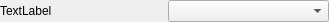
<?xml version="1.0" encoding="UTF-8"?>
<ui version="4.0">
 <class>EnumVal</class>
 <widget class="QWidget" name="EnumVal">
  <property name="geometry">
   <rect>
    <x>0</x>
    <y>0</y>
    <width>329</width>
    <height>22</height>
   </rect>
  </property>
  <property name="sizePolicy">
   <sizepolicy hsizetype="Preferred" vsizetype="MinimumExpanding">
    <horstretch>0</horstretch>
    <verstretch>0</verstretch>
   </sizepolicy>
  </property>
  <property name="windowTitle">
   <string notr="true">Form</string>
  </property>
  <layout class="QHBoxLayout" name="horizontalLayout">
   <property name="leftMargin">
    <number>0</number>
   </property>
   <property name="topMargin">
    <number>0</number>
   </property>
   <property name="rightMargin">
    <number>0</number>
   </property>
   <property name="bottomMargin">
    <number>0</number>
   </property>
   <item>
    <widget class="QLabel" name="valLabel">
     <property name="sizePolicy">
      <sizepolicy hsizetype="Preferred" vsizetype="MinimumExpanding">
       <horstretch>0</horstretch>
       <verstretch>0</verstretch>
      </sizepolicy>
     </property>
     <property name="text">
      <string notr="true">TextLabel</string>
     </property>
    </widget>
   </item>
   <item>
    <widget class="QComboBox" name="valueBox">
     <property name="sizeAdjustPolicy">
      <enum>QComboBox::AdjustToContents</enum>
     </property>
    </widget>
   </item>
  </layout>
 </widget>
 <resources/>
 <connections/>
</ui>
